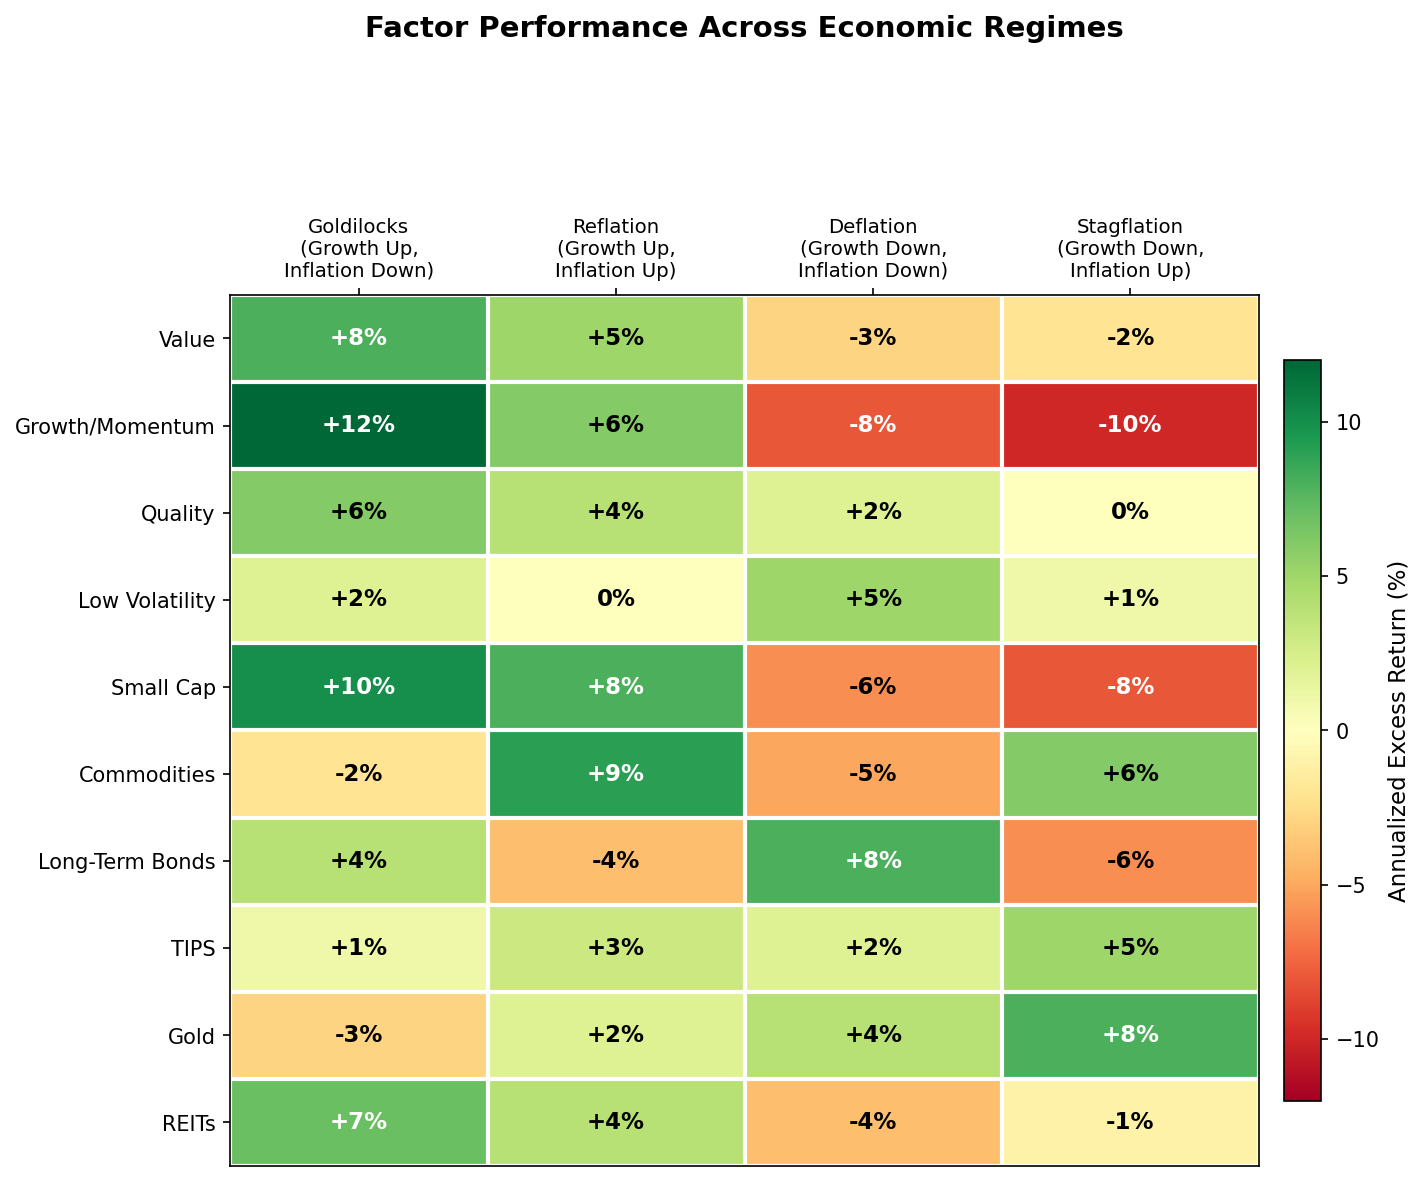

Generate this figure with Python:
"""
Week 50 - Factor Performance Across Economic Regimes
======================================================
Heatmap showing how different investment factors perform across
four economic regimes defined by growth and inflation:
  1. Growth Up / Inflation Down   (Goldilocks)
  2. Growth Up / Inflation Up     (Reflation)
  3. Growth Down / Inflation Down (Deflation)
  4. Growth Down / Inflation Up   (Stagflation)
Output: week50_factor_matrix.png
"""

import matplotlib.pyplot as plt
import numpy as np
import os

# ---------------------------------------------------------------------------
# Factor performance data (synthetic, directionally realistic)
# ---------------------------------------------------------------------------
# Regimes (columns)
regimes = [
    "Goldilocks\n(Growth Up,\nInflation Down)",
    "Reflation\n(Growth Up,\nInflation Up)",
    "Deflation\n(Growth Down,\nInflation Down)",
    "Stagflation\n(Growth Down,\nInflation Up)"
]

# Factors (rows)
factors = [
    "Value",
    "Growth/Momentum",
    "Quality",
    "Low Volatility",
    "Small Cap",
    "Commodities",
    "Long-Term Bonds",
    "TIPS",
    "Gold",
    "REITs"
]

# Performance matrix: annualized excess return (%)
# Rows = factors, Columns = regimes
performance = np.array([
    [ 8,  5, -3, -2],   # Value
    [12,  6, -8, -10],  # Growth/Momentum
    [ 6,  4,  2,  0],   # Quality
    [ 2,  0,  5,  1],   # Low Volatility
    [10,  8, -6, -8],   # Small Cap
    [-2,  9, -5,  6],   # Commodities
    [ 4, -4,  8, -6],   # Long-Term Bonds
    [ 1,  3,  2,  5],   # TIPS
    [-3,  2,  4,  8],   # Gold
    [ 7,  4, -4, -1],   # REITs
], dtype=float)

# ---------------------------------------------------------------------------
# Plot
# ---------------------------------------------------------------------------
fig, ax = plt.subplots(figsize=(10, 8))

# Heatmap
im = ax.imshow(performance, cmap="RdYlGn", aspect="auto", vmin=-12, vmax=12)

# Color bar
cbar = plt.colorbar(im, ax=ax, shrink=0.85, pad=0.02)
cbar.set_label("Annualized Excess Return (%)", fontsize=11)

# Add text annotations in each cell
for i in range(len(factors)):
    for j in range(len(regimes)):
        value = performance[i, j]
        # Choose text color based on background
        text_color = "white" if abs(value) > 6 else "black"
        sign = "+" if value > 0 else ""
        ax.text(j, i, f"{sign}{value:.0f}%", ha="center", va="center",
                fontsize=11, fontweight="bold", color=text_color)

# Axis labels
ax.set_xticks(np.arange(len(regimes)))
ax.set_xticklabels(regimes, fontsize=9.5, ha="center")
ax.set_yticks(np.arange(len(factors)))
ax.set_yticklabels(factors, fontsize=10)

# Move x-axis labels to the top
ax.xaxis.set_ticks_position("top")
ax.xaxis.set_label_position("top")

# Title
ax.set_title("Factor Performance Across Economic Regimes\n\n\n",
             fontsize=14, fontweight="bold", pad=40)

# Grid lines between cells
ax.set_xticks(np.arange(-0.5, len(regimes), 1), minor=True)
ax.set_yticks(np.arange(-0.5, len(factors), 1), minor=True)
ax.grid(which="minor", color="white", linewidth=2)
ax.tick_params(which="minor", size=0)

plt.tight_layout()

# Save output
output_path = os.path.join(os.path.dirname(__file__), "week50_factor_matrix.png")
plt.savefig(output_path, dpi=150, bbox_inches="tight")
plt.close()
print(f"Saved: {output_path}")
